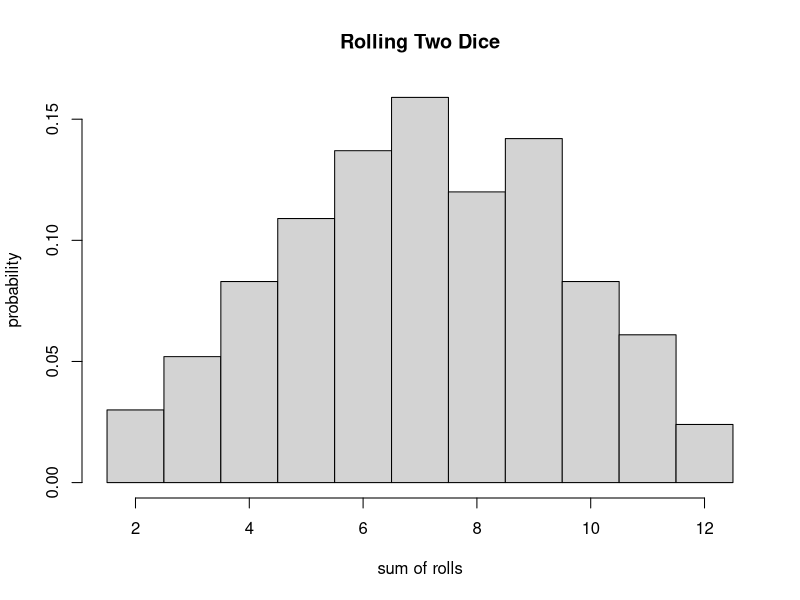
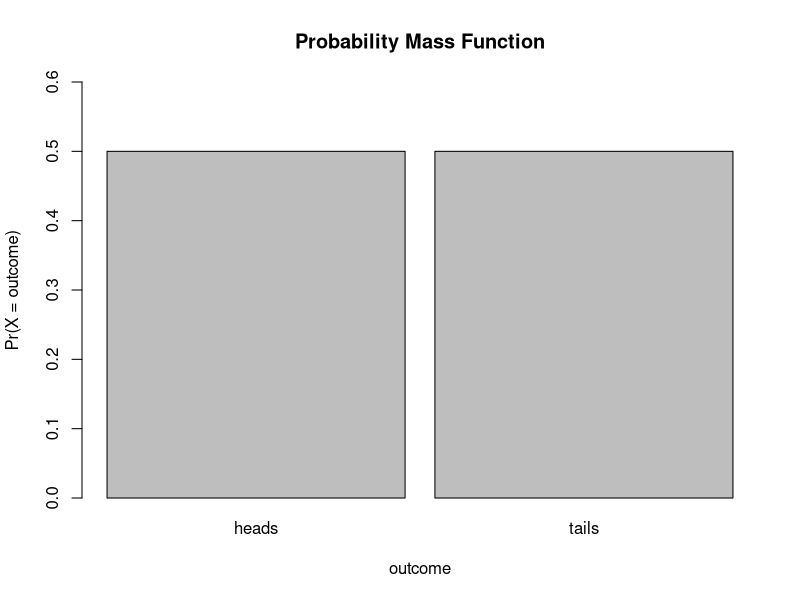
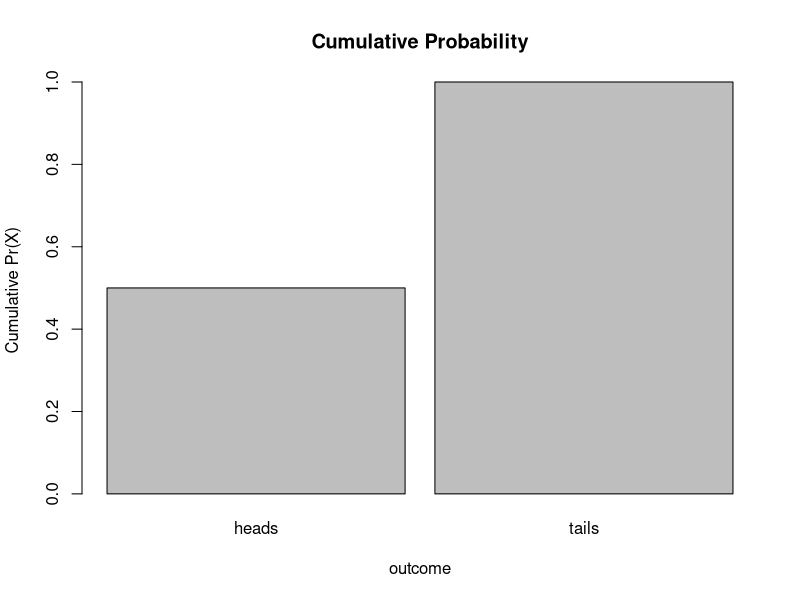
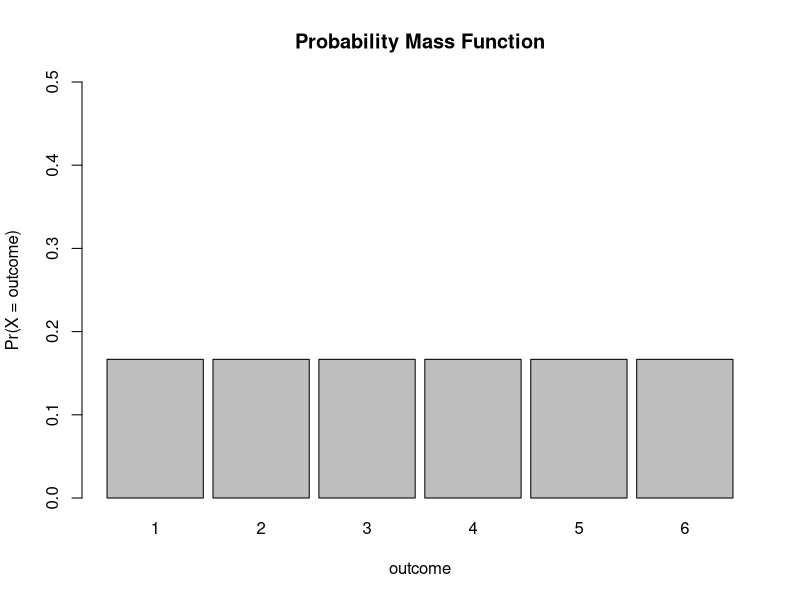
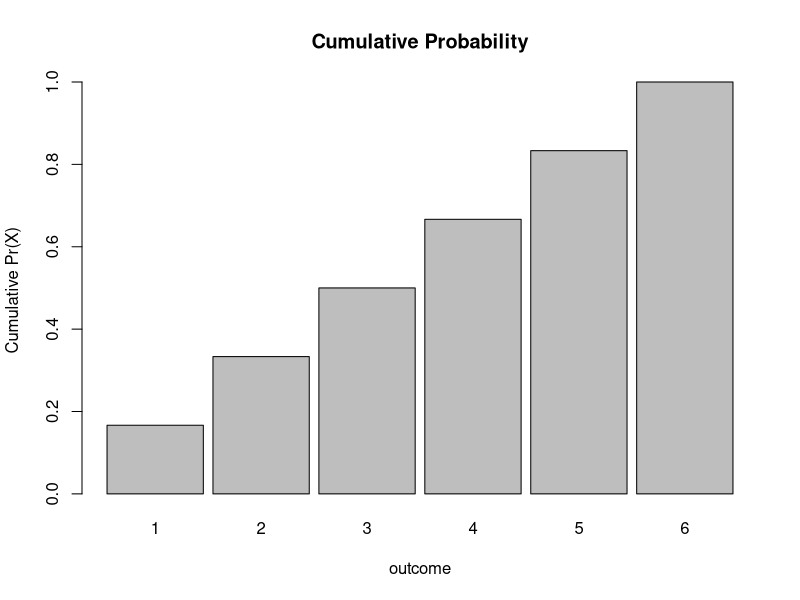
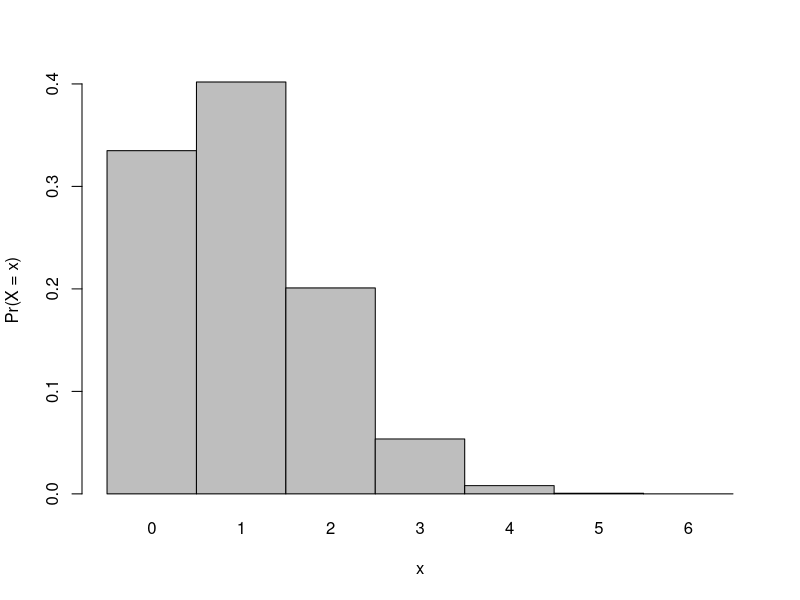
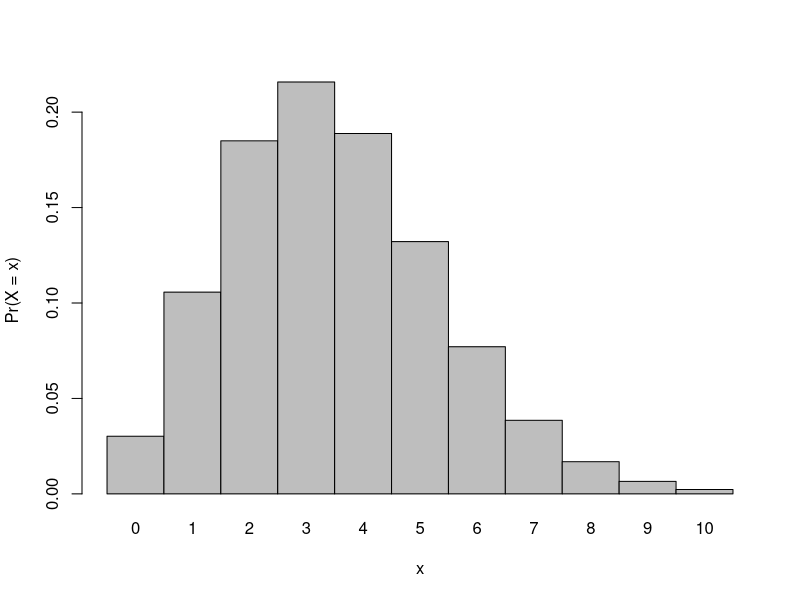
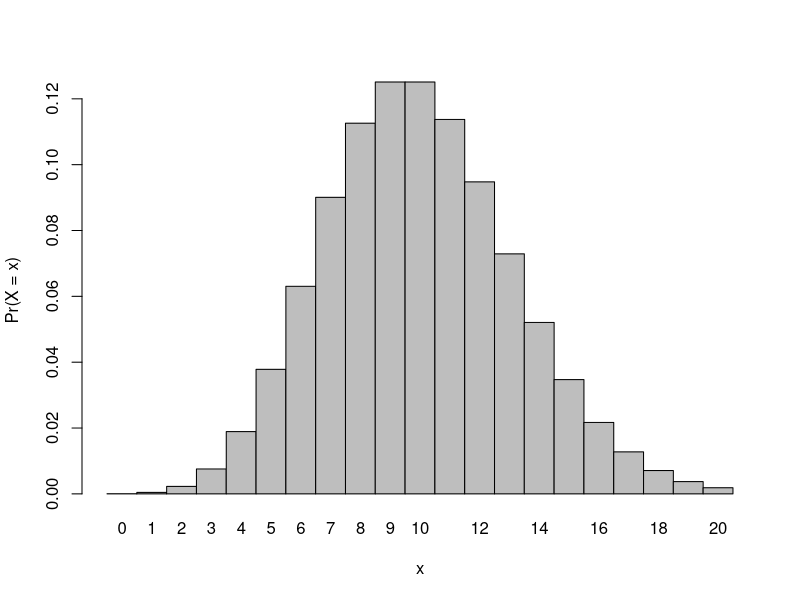

R code for these plots, in order:
## ---- chunk 1
knitr::opts_chunk$set(
	echo = TRUE,
	warning = FALSE,
	comment = "##",
	prompt = TRUE,
	tidy = TRUE,
	tidy.opts = list(width.cutoff = 75),
	fig.path = "img/"
)
## ---- chunk 2
nrolls <- 1000
roll <- function(x) {sample(1:6, x, replace = TRUE)}
two_dice <- roll(nrolls)+roll(nrolls)
hist(two_dice,breaks=c(1.5:12.5), probability = TRUE, main="Rolling Two Dice", xlab = "sum of rolls", ylab = "probability")
## ---- chunk 3
outcomes <- c("heads","tails")
prob <- c(1/2,1/2)
barplot(prob,ylim=c(0,0.6),names.arg=outcomes,space=0.1, xlab="outcome",ylab="Pr(X = outcome)",main="Probability Mass Function")
cumprob <- cumsum(prob)
barplot(cumprob,names.arg=outcomes,space=0.1,xlab="outcome",ylab="Cumulative Pr(X)",main = "Cumulative Probability")
## ---- chunk 4
outcomes <- c(1,2,3,4,5,6)
prob <- c(1/6,1/6,1/6,1/6,1/6,1/6)
barplot(prob,ylim=c(0,0.5),names.arg=outcomes,space=0.1,xlab="outcome",ylab="Pr(X = outcome)",main="Probability Mass Function")
cumprob <- cumsum(prob)
barplot(cumprob,names.arg=outcomes,space=0.1,xlab="outcome",ylab="Cumulative Pr(X)",main = "Cumulative Probability")
## ---- chunk 5
pbeta(0.75, 2, 1) # cumulative probability for x ≤ 0.75
pbeta(0.5, 2, 1) # cumulative probability for x ≤ 0.50
## ---- chunk 6
pbeta (0.7,2,1) # yields .49
qbeta (0.49,2,1) # yield 0.7
## ---- chunk 7
m <-sum(seq(1:6) * 1/6)
m
## ---- chunk 8
var <- sum((1/6)*(seq(1:6)-mean(seq(1:6)))^2)
var
## ---- chunk 9
nrolls <- 6
nsuccesses <- 6
p <- 1/6
prob <- (factorial(nrolls)/(factorial(nsuccesses)*factorial(nrolls-nsuccesses)))*(p^nsuccesses)*(1-p)^(nrolls-nsuccesses)
nrolls <- 6
nsuccesses <- 3
prob <- (factorial(nrolls)/(factorial(nsuccesses)*factorial(nrolls-nsuccesses)))*(p^nsuccesses)*(1-p)^(nrolls-nsuccesses)
## ---- chunk 10
dbinom(x=nsuccesses,size=nrolls,prob=p)
## ---- chunk 11
probset<-dbinom(x=0:6,size=6,prob=1/6)
barplot(probset,names.arg=0:6,space=0,xlab="x",ylab="Pr(X = x)")
sum(probset) # equals 1, as it should
## ---- chunk 12
sum(dbinom(x=0:3,size=6,prob=1/6)) # this sums the probabilities of 0, 1, 2, and 3 successes
pbinom(q=3,size=6,prob=1/6) # note the name of the argument is q not x
## ---- chunk 13
x <- 0:10
l = 3.5
probset<-dpois(x=x,lambda=l)
barplot(probset,names.arg=x,space=0,xlab="x",ylab="Pr(X = x)")
x <- 0:20
l = 10
probset<-dpois(x=x,lambda=l)
barplot(probset,names.arg=x,space=0,xlab="x",ylab="Pr(X = x)")
x <- 0:50
l = 20
probset<-dpois(x=x,lambda=l)
barplot(probset,names.arg=x,space=0,xlab="x",ylab="Pr(X = x)")
## ---- chunk 14
x <- 0:10
l <- 3.5
barplot(ppois(q=x,lambda=l),ylim=0:1,space=0, names.arg=x,ylab="Pr(X<=x)",xlab="x")
x <- 0:20
l <- 10
barplot(ppois(q=x,lambda=l),ylim=0:1,space=0, names.arg=x,ylab="Pr(X<=x)",xlab="x")
x <- 0:50
l <- 20
barplot(ppois(q=x,lambda=l),ylim=0:1,space=0, names.arg=x,ylab="Pr(X<=x)",xlab="x")
## ---- chunk 15
a <- 4
b <- 8
x <- seq(from=a-(b-a), to=b+(b-a), by=0.01)
y <- dunif(x,min=a, max=b) # dunif() evaluates the density at each x
plot(x,y, type="l")
quant <- seq(from=a, to=b, by = 0.1)
punif(q=quant,min=a,max=b) # punif() is the cumulative probability density up to a given x
plot(quant,punif(q=quant,min=a,max=b)) # the CDF increases linearly
## ---- chunk 16
mu <- 6
sigma <- 2
x <- seq(from=(mu - 4*sigma), to=(mu + 4*sigma), length.out = 1000)
fx <- dnorm(x,mean=mu,sd=sigma)
plot(x,fx, type="l") # plots normal distribution with mean = 0 and SD = 1
## ---- chunk 17
CDF<-pnorm(x,mean=mu,sd=sigma)
plot(x,CDF, type="l") # plots the cumulative distribution function
## ---- chunk 18
prob<-pnorm(8,mean=mu,sd=sigma)-pnorm(7,mean=mu,sd=sigma)
prob
## ---- chunk 19
prob<-pnorm(mu + 2*sigma, mean=mu, sd=sigma) -
	pnorm(mu - 2*sigma, mean=mu, sd=sigma)
prob
## ---- chunk 20
prob<-pnorm(mu + 1*sigma, mean=mu, sd=sigma) -
	pnorm(mu - 1*sigma, mean=mu, sd=sigma)
prob
## ---- chunk 21
mu <- 6
sigma <- 2
x <- seq(from=(mu - 4*sigma), to=(mu + 4*sigma), length.out = 1000)
fx <- dnorm(x,mean=mu,sd=sigma)
df <- as.data.frame(cbind(x,fx))
plot(df$x,df$fx,type="l",main=paste("N(mu=",mu,", sigma=",sigma, ") distribution", sep=""), xlab="x",ylab="f(x)")
abline(v=c(mu - 1*sigma, mu + 1 * sigma))
abline(h=0)

sd1 <- df[x>=(mu - 1*sigma) & x<=(mu + 1*sigma),]
sd2 <- df[x>=(mu - 2*sigma) & x<=(mu + 2*sigma),]

polygon(rbind(c(mu - 1*sigma,0),cbind(sd1$x,sd1$fx),c(mu + 1*sigma,0)),border=NA,col="gray")

## ---- chunk 22
N <- 10000
mu <- 3.5
sigma <- 4
v <- rnorm(N,mu,sigma)
mean(v)
var(v)
se <- sqrt(var(v)/N)
se
hist(v,breaks=seq(from=-15, to=20, by=0.5), probability = TRUE)
## ---- chunk 23
qqnorm(v,main="Normal QQ plot random normal variables")
qqline(v,col="gray")
